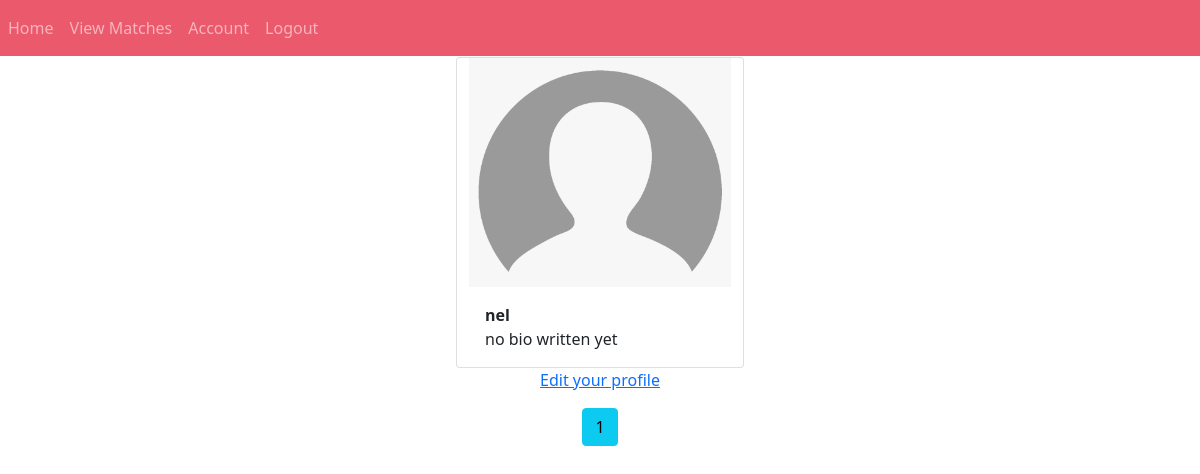
The app's page /user/nel (signed in) with its own data.
### website/models.py (models this page shows, shortened)
class User(db.Model, UserMixin):
    id = db.Column(db.Integer, primary_key=True)
    username = db.Column(db.String(20), unique=True, nullable=False)
    email = db.Column(db.String(120), unique=True, nullable=False)
    image_file = db.Column(db.String(20), nullable=False, default='default.png')
    bio = db.Column(db.Text, nullable=False, default="no bio written yet")
    password = db.Column(db.String(60), nullable=False)
    posts = db.relationship('Post', backref='author', lazy=True)
    followed = db.relationship(
        'User', secondary=followers,
        primaryjoin=(followers.c.follower_id == id),
        secondaryjoin=(followers.c.followed_id == id),
        backref=db.backref('followers', lazy='dynamic'), lazy='dynamic')

### website/routes.py (the view)
@app.route('/user/<username>')
@login_required
def user(username):
    page = request.args.get('page', 1, type=int)
    users = User.query.paginate(page = page, per_page = 1)
    form = EmptyForm()
    return render_template('home.html', users=users,  form=form)

### website/__init__.py (called while the page is built)
@login_manager.user_loader
def load_user(id):
    return User.query.get(int(id))

### website/templates/home.html (shortened to what this page needs)
{% extends "base.html" %} {% block title %}Home{% endblock %} {% block content
    %}
    {% for user in users.items %}
        <article class="media content-section">
          <div class="container ">
            <div class="row justify-content-center">
                <div class="card" style="width: 18rem;">
              <div class="card-img-top"><img src="{{ url_for('static', filename='uploads/' + user.image_file) }}" style="max-width: 100%" >
                <div class="card-body">
                  <div class="card-text" style="font-weight: bold;">{{ user.username }}</div>
                  <div class="card-text">{{ user.bio }}</div>
                  </div>
              </div>
          </div>
          <div class="mx-auto" style="display: flex; justify-content: center; align-items: center;" >
          {% if user == current_user %}
        <p><a href="{{ url_for('account') }}">Edit your profile</a></p>
        {% endif %}
            </div>
        </div>
      </article>
    {% endfor %}
    <ul class="pagination justify-content-center">
    {% for page_num in users.iter_pages(left_edge=1, right_edge=1, left_current=1, right_current=2) %}
      {% if page_num %}
        {% if users.page == page_num %}
        <li class="page-item"><a class="btn btn-info mb-4" href="{{ url_for('home', page=page_num) }}">{{ page_num }}</a></li>
        {% else %}
        <li class="page-item"><a class="btn btn-outline-info mb-4" href="{{ url_for('home', page=page_num) }}">{{ page_num }}</a></li>
        {% endif %}
      {% else %}
        ...
      {% endif %}
    {% endfor %}
  </ul>
    {% endblock %}

### records on screen
User: image_file (placeholder picture), username "nel", bio "no bio written yet"

### other values on screen
{{ page_num }} "1"
